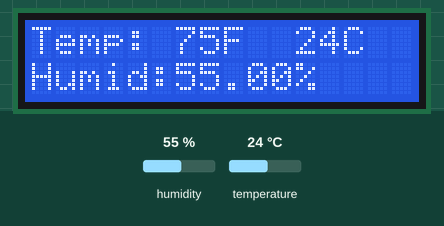
The sketch below on a simulated Arduino Uno, built with avr-gcc and run on an emulated ATmega328P. Parts: 16×2 character LCD. The inputs (shaded band) are chosen by the test bench; at power-on: humidity 55 %, temperature 24 °C.

Above: at 1.2 s.
1.3 s: humidity set to 22 %
At 3.5 s:
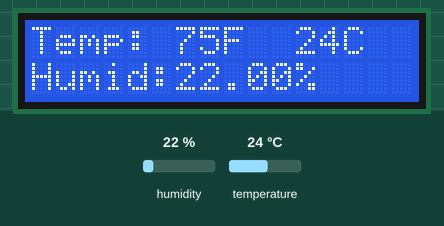
7.3 s: temperature set to 12 °C
At 8.7 s:
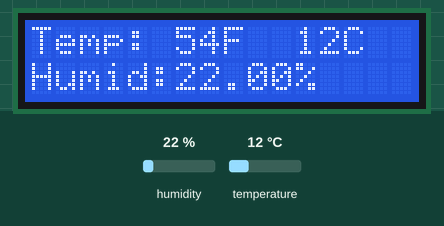
13.3 s: humidity set to 40 %
At 15.0 s:
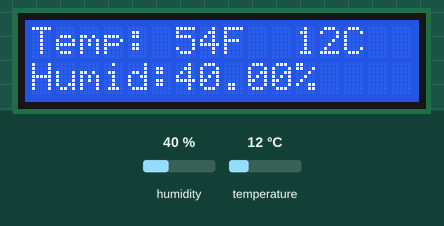
19.3 s: temperature set to 41 °C
At 21.5 s:
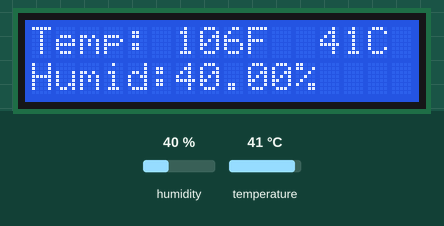
25.3 s: temperature set to 19 °C
At 26.7 s:
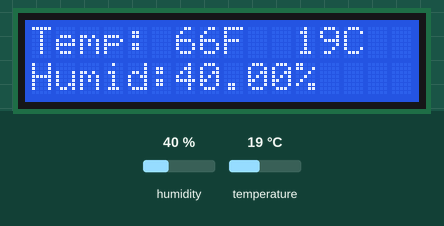
31.3 s: temperature set to 41 °C
At 32.6 s:
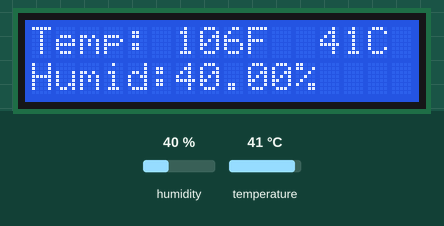
Timing chart, 0 to 34.3 s (numbered marks = the images above; inputs shaded):
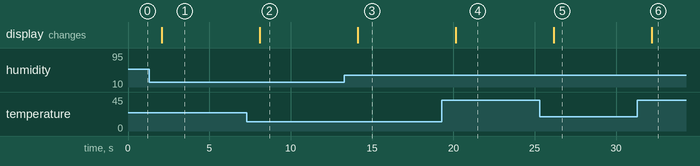

Measured:
- after the input at 1.3 s, the display: changes after 0.78 s (image 1)
- after the input at 7.3 s, the display: changes after 0.80 s (image 2)
- after the input at 13.3 s, the display: changes after 0.81 s (image 3)
- after the input at 19.3 s, the display: changes after 0.83 s (image 4)
- after the input at 25.3 s, the display: changes after 0.88 s (image 5)
- after the input at 31.3 s, the display: changes after 0.89 s (image 6)

The sketch:

lcd_temponly.ino
```cpp
#include <DHT.h>
#include <LiquidCrystal.h>
#define DHTPIN 8
#define DHTTYPE DHT22

LiquidCrystal lcd(12, 11, 5, 4, 3, 2);
DHT dht(DHTPIN, DHTTYPE);

void setup() {
  lcd.begin(16, 2);
}

void temphumid()
{
    float h = dht.readHumidity();
    float t = dht.readTemperature();
    float f = dht.readTemperature(true);
    lcd.clear();
    lcd.setCursor(0, 0);
    lcd.print("Temp: ");
    lcd.print(f, 0);
    lcd.print("F  ");
    lcd.print(t, 0);
    lcd.print("C");
    lcd.setCursor(0, 1);
    lcd.print("Humid:");
    lcd.print(h);
    lcd.print("%");
}
void loop() {
  temphumid();
}
```
